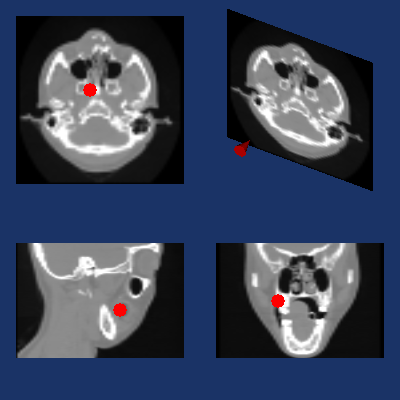

This figure's Python source:
#!/usr/bin/env python

# Test picking of images with vtkCellPicker across multiple orientations.

import vtkmodules.vtkInteractionStyle  # noqa: F401
import vtkmodules.vtkRenderingOpenGL2  # noqa: F401

import os

from vtkmodules.vtkFiltersSources import vtkConeSource
from vtkmodules.vtkIOImage import vtkImageReader2
from vtkmodules.vtkInteractionStyle import vtkInteractorStyleImage
from vtkmodules.vtkRenderingCore import (
    vtkActor,
    vtkCellPicker,
    vtkDataSetMapper,
    vtkImageSlice,
    vtkImageSliceMapper,
    vtkRenderWindow,
    vtkRenderWindowInteractor,
    vtkRenderer,
)

data_dir = os.environ.get("VPE_DATA_DIR", os.path.dirname(os.path.abspath(__file__)))

# Read headsq data
reader = vtkImageReader2()
reader.SetDataByteOrderToLittleEndian()
reader.SetDataExtent(0, 63, 0, 63, 1, 93)
# use negative spacing to strengthen the testing
reader.SetDataSpacing(3.2, 3.2, -1.5)
# a nice random-ish origin for testing
reader.SetDataOrigin(2.5, -13.6, 2.8)
reader.SetFilePrefix(os.path.join(data_dir, "headsq", "quarter"))
reader.Update()

# Cone source for pick markers
cone_source = vtkConeSource()
cone_source.CappingOn()
cone_source.SetHeight(24)
cone_source.SetRadius(8)
cone_source.SetResolution(31)
cone_source.SetCenter(12, 0, 0)
cone_source.SetDirection(-1, 0, 0)

# Viewport 0: orientation 0 (YZ plane)
image_mapper_0 = vtkImageSliceMapper()
image_mapper_0.SetInputConnection(reader.GetOutputPort())
image_mapper_0.SliceAtFocalPointOn()
image_mapper_0.SetOrientation(0)

image_0 = vtkImageSlice()
image_0.SetMapper(image_mapper_0)
image_0.GetProperty().SetColorWindow(2000)
image_0.GetProperty().SetColorLevel(1000)

# Viewport 1: orientation 1 (XZ plane)
image_mapper_1 = vtkImageSliceMapper()
image_mapper_1.SetInputConnection(reader.GetOutputPort())
image_mapper_1.SliceAtFocalPointOn()
image_mapper_1.SetOrientation(1)

image_1 = vtkImageSlice()
image_1.SetMapper(image_mapper_1)
image_1.GetProperty().SetColorWindow(2000)
image_1.GetProperty().SetColorLevel(1000)

# Viewport 2: orientation 2 (XY plane)
image_mapper_2 = vtkImageSliceMapper()
image_mapper_2.SetInputConnection(reader.GetOutputPort())
image_mapper_2.SliceAtFocalPointOn()
image_mapper_2.SetOrientation(2)

image_2 = vtkImageSlice()
image_2.SetMapper(image_mapper_2)
image_2.GetProperty().SetColorWindow(2000)
image_2.GetProperty().SetColorLevel(1000)

# Viewport 3: default orientation (2), oblique view
image_mapper_3 = vtkImageSliceMapper()
image_mapper_3.SetInputConnection(reader.GetOutputPort())
image_mapper_3.SliceAtFocalPointOn()

image_3 = vtkImageSlice()
image_3.SetMapper(image_mapper_3)
image_3.GetProperty().SetColorWindow(2000)
image_3.GetProperty().SetColorLevel(1000)

# Renderers
renderer_0 = vtkRenderer()
renderer_0.SetBackground(0.1, 0.2, 0.4)
renderer_0.SetViewport(0.0, 0.0, 0.5, 0.5)
renderer_0.AddViewProp(image_0)

renderer_1 = vtkRenderer()
renderer_1.SetBackground(0.1, 0.2, 0.4)
renderer_1.SetViewport(0.5, 0.0, 1.0, 0.5)
renderer_1.AddViewProp(image_1)

renderer_2 = vtkRenderer()
renderer_2.SetBackground(0.1, 0.2, 0.4)
renderer_2.SetViewport(0.0, 0.5, 0.5, 1.0)
renderer_2.AddViewProp(image_2)

renderer_3 = vtkRenderer()
renderer_3.SetBackground(0.1, 0.2, 0.4)
renderer_3.SetViewport(0.5, 0.5, 1.0, 1.0)
renderer_3.AddViewProp(image_3)

# Render window
render_window = vtkRenderWindow()
render_window.SetMultiSamples(0)
render_window.SetSize(400, 400)
render_window.AddRenderer(renderer_0)
render_window.AddRenderer(renderer_1)
render_window.AddRenderer(renderer_2)
render_window.AddRenderer(renderer_3)
render_window.SetWindowName("cell picker")

# Scene
bounds_0 = image_mapper_0.GetBounds()
point_0 = [0.5 * (bounds_0[0] + bounds_0[1]), 0.5 * (bounds_0[2] + bounds_0[3]), 0.5 * (bounds_0[4] + bounds_0[5])]
point_0[0] += 30.0
camera_0 = renderer_0.GetActiveCamera()
camera_0.SetFocalPoint(point_0)
point_0[0] += 470.0
camera_0.SetPosition(point_0)
camera_0.SetClippingRange(250, 750)
camera_0.ParallelProjectionOn()
camera_0.SetParallelScale(120.0)
camera_0.SetViewUp(0.0, 0.0, 1.0)

bounds_1 = image_mapper_1.GetBounds()
point_1 = [0.5 * (bounds_1[0] + bounds_1[1]), 0.5 * (bounds_1[2] + bounds_1[3]), 0.5 * (bounds_1[4] + bounds_1[5])]
point_1[1] += 30.0
camera_1 = renderer_1.GetActiveCamera()
camera_1.SetFocalPoint(point_1)
point_1[1] += 470.0
camera_1.SetPosition(point_1)
camera_1.SetClippingRange(250, 750)
camera_1.ParallelProjectionOn()
camera_1.SetParallelScale(120.0)
camera_1.SetViewUp(0.0, 0.0, 1.0)

bounds_2 = image_mapper_2.GetBounds()
point_2 = [0.5 * (bounds_2[0] + bounds_2[1]), 0.5 * (bounds_2[2] + bounds_2[3]), 0.5 * (bounds_2[4] + bounds_2[5])]
point_2[2] += 30.0
camera_2 = renderer_2.GetActiveCamera()
camera_2.SetFocalPoint(point_2)
point_2[2] += 470.0
camera_2.SetPosition(point_2)
camera_2.SetClippingRange(250, 750)
camera_2.ParallelProjectionOn()
camera_2.SetParallelScale(120.0)

bounds_3 = image_mapper_3.GetBounds()
point_3 = [0.5 * (bounds_3[0] + bounds_3[1]), 0.5 * (bounds_3[2] + bounds_3[3]), 0.5 * (bounds_3[4] + bounds_3[5])]
point_3[image_mapper_3.GetOrientation()] += 30.0
camera_3 = renderer_3.GetActiveCamera()
camera_3.SetFocalPoint(point_3)
point_3[image_mapper_3.GetOrientation()] += 470.0
camera_3.SetPosition(point_3)
camera_3.SetClippingRange(250, 750)
camera_3.ParallelProjectionOn()
camera_3.SetParallelScale(120.0)
camera_3.Azimuth(30)
camera_3.Elevation(40)

# Functional render: required to populate image data before picking
render_window.Render()

# Pick at specific positions and place cone markers
picker = vtkCellPicker()
picker.SetTolerance(1e-6)

# Pick viewport 0
picker.Pick(120, 90, 0.0, renderer_0)
pick_pos_0 = picker.GetPickPosition()
pick_normal_0 = picker.GetPickNormal()

cone_mapper_0 = vtkDataSetMapper()
cone_mapper_0.SetInputConnection(cone_source.GetOutputPort())

cone_actor_0 = vtkActor()
cone_actor_0.PickableOff()
cone_actor_0.SetMapper(cone_mapper_0)
cone_actor_0.GetProperty().SetColor(1, 0, 0)
cone_actor_0.SetPosition(pick_pos_0[0], pick_pos_0[1], pick_pos_0[2])
if pick_normal_0[0] < 0.0:
    cone_actor_0.RotateWXYZ(180, 0, 1, 0)
    cone_actor_0.RotateWXYZ(180, (pick_normal_0[0] - 1.0) * 0.5, pick_normal_0[1] * 0.5, pick_normal_0[2] * 0.5)
else:
    cone_actor_0.RotateWXYZ(180, (pick_normal_0[0] + 1.0) * 0.5, pick_normal_0[1] * 0.5, pick_normal_0[2] * 0.5)

renderer_0.AddViewProp(cone_actor_0)

# Pick viewport 1
picker.Pick(278, 99, 0.0, renderer_1)
pick_pos_1 = picker.GetPickPosition()
pick_normal_1 = picker.GetPickNormal()

cone_mapper_1 = vtkDataSetMapper()
cone_mapper_1.SetInputConnection(cone_source.GetOutputPort())

cone_actor_1 = vtkActor()
cone_actor_1.PickableOff()
cone_actor_1.SetMapper(cone_mapper_1)
cone_actor_1.GetProperty().SetColor(1, 0, 0)
cone_actor_1.SetPosition(pick_pos_1[0], pick_pos_1[1], pick_pos_1[2])
if pick_normal_1[0] < 0.0:
    cone_actor_1.RotateWXYZ(180, 0, 1, 0)
    cone_actor_1.RotateWXYZ(180, (pick_normal_1[0] - 1.0) * 0.5, pick_normal_1[1] * 0.5, pick_normal_1[2] * 0.5)
else:
    cone_actor_1.RotateWXYZ(180, (pick_normal_1[0] + 1.0) * 0.5, pick_normal_1[1] * 0.5, pick_normal_1[2] * 0.5)

renderer_1.AddViewProp(cone_actor_1)

# Pick viewport 2
picker.Pick(90, 310, 0.0, renderer_2)
pick_pos_2 = picker.GetPickPosition()
pick_normal_2 = picker.GetPickNormal()

cone_mapper_2 = vtkDataSetMapper()
cone_mapper_2.SetInputConnection(cone_source.GetOutputPort())

cone_actor_2 = vtkActor()
cone_actor_2.PickableOff()
cone_actor_2.SetMapper(cone_mapper_2)
cone_actor_2.GetProperty().SetColor(1, 0, 0)
cone_actor_2.SetPosition(pick_pos_2[0], pick_pos_2[1], pick_pos_2[2])
if pick_normal_2[0] < 0.0:
    cone_actor_2.RotateWXYZ(180, 0, 1, 0)
    cone_actor_2.RotateWXYZ(180, (pick_normal_2[0] - 1.0) * 0.5, pick_normal_2[1] * 0.5, pick_normal_2[2] * 0.5)
else:
    cone_actor_2.RotateWXYZ(180, (pick_normal_2[0] + 1.0) * 0.5, pick_normal_2[1] * 0.5, pick_normal_2[2] * 0.5)

renderer_2.AddViewProp(cone_actor_2)

# Pick viewport 3
picker.Pick(250, 260, 0.0, renderer_3)
pick_pos_3 = picker.GetPickPosition()
pick_normal_3 = picker.GetPickNormal()

cone_mapper_3 = vtkDataSetMapper()
cone_mapper_3.SetInputConnection(cone_source.GetOutputPort())

cone_actor_3 = vtkActor()
cone_actor_3.PickableOff()
cone_actor_3.SetMapper(cone_mapper_3)
cone_actor_3.GetProperty().SetColor(1, 0, 0)
cone_actor_3.SetPosition(pick_pos_3[0], pick_pos_3[1], pick_pos_3[2])
if pick_normal_3[0] < 0.0:
    cone_actor_3.RotateWXYZ(180, 0, 1, 0)
    cone_actor_3.RotateWXYZ(180, (pick_normal_3[0] - 1.0) * 0.5, pick_normal_3[1] * 0.5, pick_normal_3[2] * 0.5)
else:
    cone_actor_3.RotateWXYZ(180, (pick_normal_3[0] + 1.0) * 0.5, pick_normal_3[1] * 0.5, pick_normal_3[2] * 0.5)

renderer_3.AddViewProp(cone_actor_3)

# Interactor
style = vtkInteractorStyleImage()
interactor = vtkRenderWindowInteractor()
interactor.SetRenderWindow(render_window)
interactor.SetInteractorStyle(style)

interactor.Initialize()
interactor.Start()
